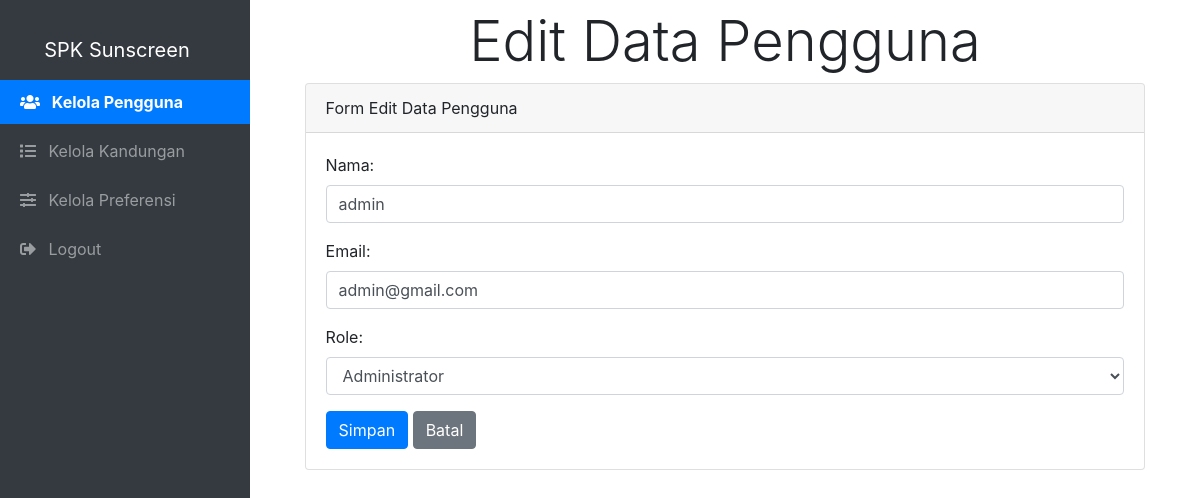
The page /admin/edit_pengguna.php?id=2 (signed in) on the database its author committed.
### tables this page shows
CREATE TABLE `pengguna` (
  `id_pengguna` int(11) NOT NULL,
  `nama` varchar(255) NOT NULL,
  `email` varchar(255) NOT NULL,
  `password` varchar(255) NOT NULL,
  `role` enum('user','admin') NOT NULL DEFAULT 'user'
);

### admin/edit_pengguna.php (the view, shortened to what this page needs)
<?php
require_once '../functions.php';
if (isset($_GET['id'])) {
    $id_pengguna = $_GET['id'];
    $stmt = $conn->prepare("SELECT id_pengguna, nama, email, role FROM pengguna WHERE id_pengguna = ?");
    $stmt->bind_param("i", $id_pengguna);
    $stmt->execute();
    $result = $stmt->get_result();
    $pengguna = $result->fetch_assoc();
    include_once('../template.php');
?>
    <div class="container">
        <div class="row mt-2 d-flex justify-content-center">
            <div class="display-4 text-center mb-2">
                Edit Data Pengguna
            </div>
            <div class="col-md-11">
                <div class="card mb-2">
                    <div class="card-header">
                        <div class="display-6">Form Edit Data Pengguna</div>
                    </div>
                    <div class="card-body">
                        <form method="post">
                            <div class="form-group">
                                <label for="nama">Nama:</label>
                                <input type="text" class="form-control" id="nama" name="nama" value="<?php echo $pengguna['nama']; ?>" required>
                            </div>
                            <div class="form-group">
                                <label for="email">Email:</label>
                                <input type="email" class="form-control" id="email" name="email" value="<?php echo $pengguna['email']; ?>" required>
                            </div>
                            <div class="form-group">
                                <label for="role">Role:</label>
                                <select class="form-control" id="role" name="role" required>
                                    <option value="admin" <?php if ($pengguna['role'] === 'admin') echo 'selected'; ?>>Administrator</option>
                                </select>
                            </div>
                            <button type="submit" name="update_pengguna" class="btn btn-primary">Simpan</button>
                            <a href="kelola_pengguna.php" class="btn btn-secondary">Batal</a>
                        </form>
                    </div>
                <?php
            } else {
                header("Location: kelola_pengguna.php");
                exit();
            }
                ?>
                </div>
            </div>
        </div>
    </div>

### template.php (style rules this page uses)
body { display: flex; min-height: 100vh; margin: 0; padding: 0; }

### rows shown on the page
pengguna: nama "admin", email "admin@gmail.com", role "Administrator"
